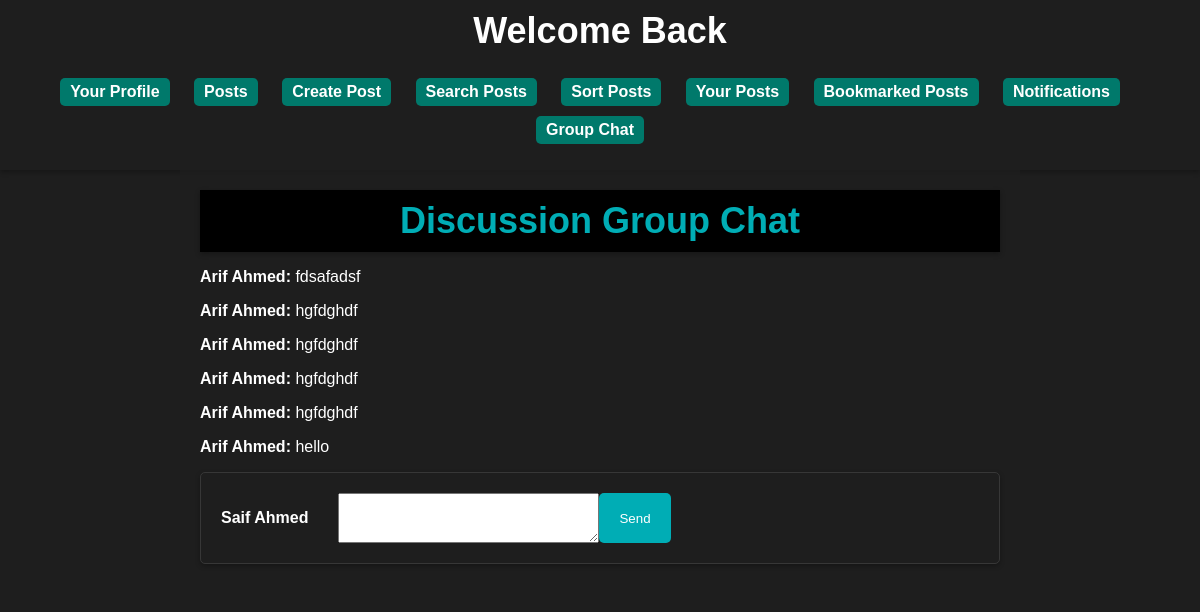
The page /users/teertho/chat (signed in) on the database its author committed.
### users/models.py (models this page shows)
class Discussion(models.Model):
    user = models.ForeignKey(Register, on_delete=models.CASCADE)
    message = models.CharField(max_length=1000)

class Register(models.Model):
    username=models.CharField(max_length=30)
    email=models.EmailField()
    password=models.CharField(max_length=100)
    nid=models.IntegerField()

### users/views.py (the view)
# urls.py: path('<str:username>/chat', views.group_chat, name='group_chat'),
@csrf_exempt
def group_chat(request, username):
    username = request.session['username']
    user = Register.objects.get(username=username)
    if(request.method == "POST"):
        chat = request.POST['sendtext']
        ins = Discussion(user=user, message=chat)
        ins.save()
    discussions = Discussion.objects.all()
    return render(request, 'discussion.html', {'username': username, 'dis':discussions})

### users/templates/discussion.html (shortened to what this page needs)
{% extends 'profile_base.html' %}
{% block content %}
<body style="background-image: url('/static/bg11-.gif'); background-size: cover;">
    <header>
        <h1>Discussion Group Chat</h1>
    </header>
    <div class="chats">
        {% for i in dis %}
        <p><strong>{{i.user.username}}: </strong>{{i.message}}</p>
        {%endfor%}
    </div>
    <div class="inpbox">
        <form method="post" style="display: flex;">
            <p><strong>{{username}}</strong></p>
            <div style="display: flex; justify-content: baseline; margin-left: 30px;">
            <textarea name="sendtext" id="" cols="30" rows="2"></textarea>
            <button type="submit">Send</button>
            </div>
        </form>
    </div>
</body>
{% endblock %}

### users/static/style.css (style rules this page uses)
body { font-family: Arial, sans-serif; margin: 0; padding: 0; background: #1E1E1E; color: #fff; }
header { background-color: #000; color: #00ADB5; text-align: center; padding: 10px; box-shadow: 0 2px 5px rgba(0, 0, 0, 0.3); transition: background 0.3s, color 0.3s; }
header h1 { margin: 0; font-size: 36px; transition: font-size 0.3s; }
form { background: rgba(30, 30, 30, 0.7); color: #fff; padding: 20px; border: 1px solid #373737; border-radius: 5px; box-shadow: 0 2px 5px rgba(0, 0, 0, 0.3); transition: background 0.3s; }
button { background: #00ADB5; color: #fff; padding: 10px 20px; border: none; border-radius: 5px; cursor: pointer; transition: background 0.3s; }

### rows shown on the page
Discussion: user.username "Arif Ahmed", message "fdsafadsf"
Discussion: user.username "Arif Ahmed", message "hgfdghdf"
Discussion: user.username "Arif Ahmed", message "hgfdghdf"
Discussion: user.username "Arif Ahmed", message "hgfdghdf"
Discussion: user.username "Arif Ahmed", message "hgfdghdf"
Discussion: user.username "Arif Ahmed", message "hello"
Register: username "Saif Ahmed"
